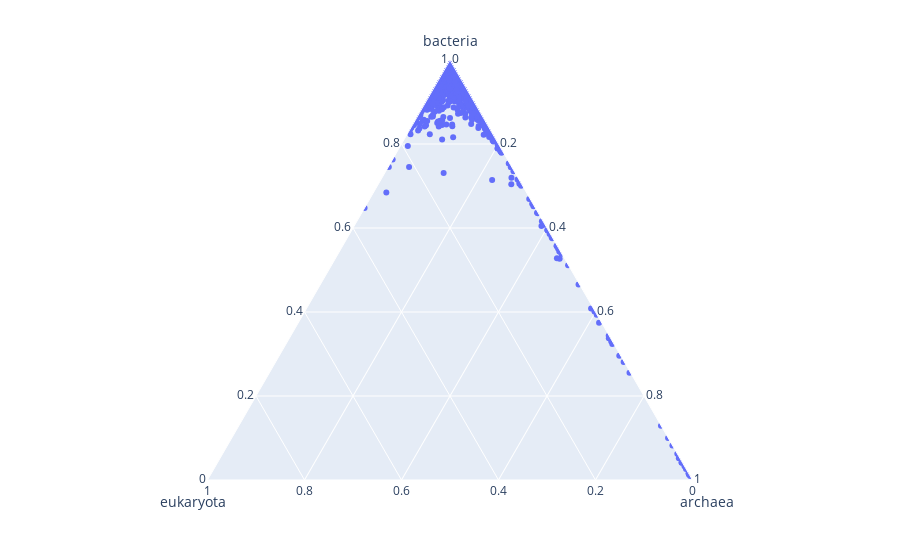

The cell this chart's notebook holds for it:
### Code cell
df = pd.DataFrame({'bacteria':bacteria, 'archaea':archaea, 'eukaryota':eukaryota, 'viruses':viruses})
fig = px.scatter_ternary(df, a="bacteria", b="eukaryota", c="archaea")
fig.show()

### Figure 1 — Plotly figure (JSON) as saved in the notebook; plotly's stock layout.template omitted (floating-point values rounded to 4 significant figures; data arrays with more than 128 entries replaced by an {"elided": "..."} marker saying what was removed)
{"data": [{"a": {"elided": "4988 float values"}, "b": {"elided": "4988 float values"}, "c": {"elided": "4988 float values"}, "hovertemplate": "bacteria=%{a}<br>eukaryota=%{b}<br>archaea=%{c}<extra></extra>", "legendgroup": "", "marker": {"color": "#636efa", "symbol": "circle"}, "mode": "markers", "name": "", "showlegend": false, "subplot": "ternary", "type": "scatterternary"}], "layout": {"autosize": true, "legend": {"tracegroupgap": 0}, "margin": {"t": 60}, "ternary": {"aaxis": {"title": {"text": "bacteria"}}, "baxis": {"title": {"text": "eukaryota"}}, "caxis": {"title": {"text": "archaea"}}, "domain": {"x": [0, 1], "y": [0, 1]}}}}
